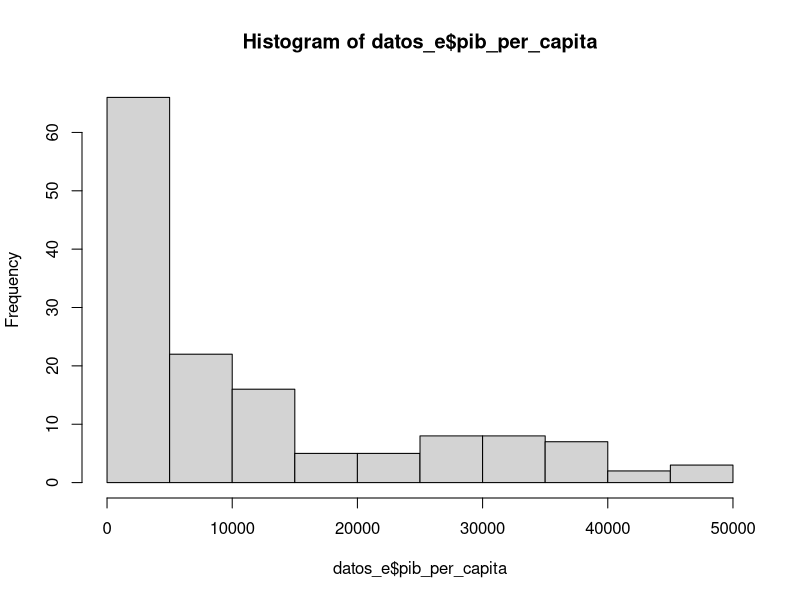
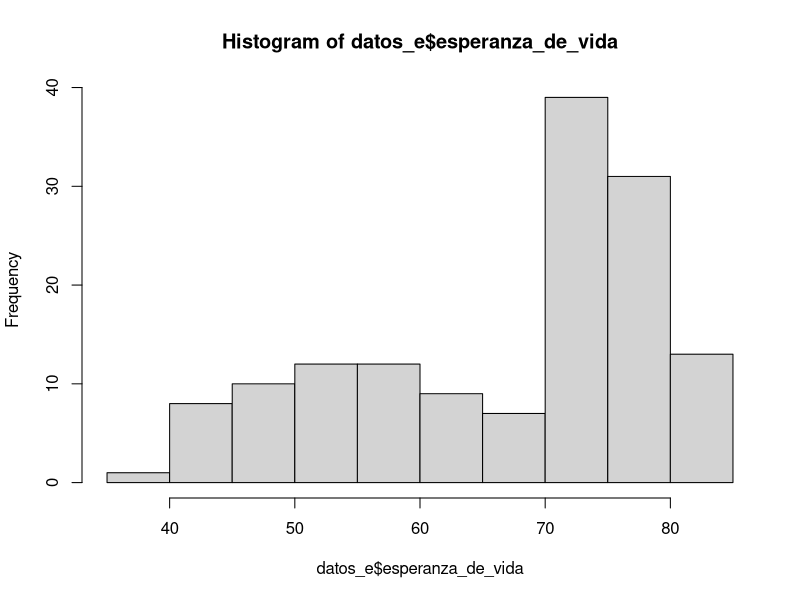
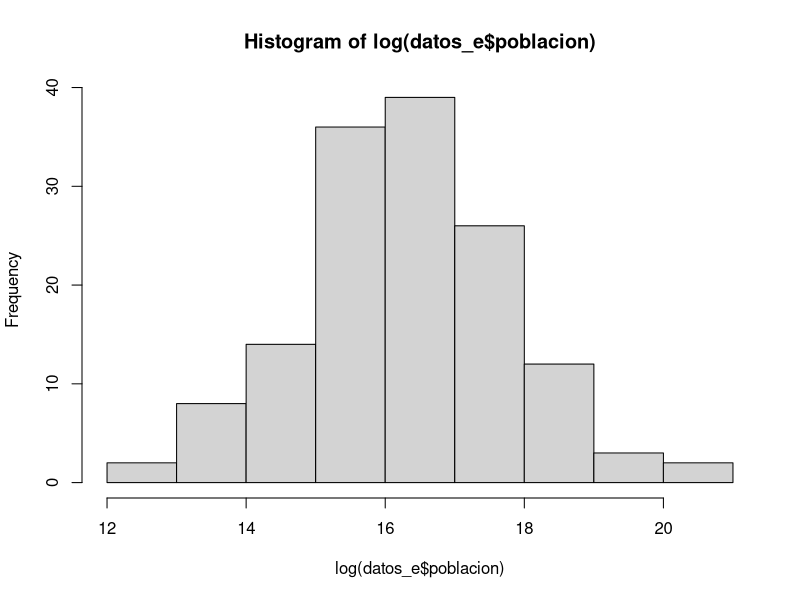

Here is the R script that generated these plots, in order:
# nombre del archivo a mandar por correo:
# nombre_apellido_estadistica_profesor.R
# ejemplo:
# juan_perez_estadistica_beltran.R

# No olvide ejecutar las líneas 6 y 11 antes de empezar el resto del trabajo
library(readxl)

# 1. Use la función read_excel para cargar los datos que se encuentran en el archivo excel 

misdatos <- read_excel("datos_e.xlsx")
datos_e <- misdatos


# 2. Para las variables "pib_per_capita" y "esperanza_de_vida" compute lo siguiente
# 2.1 la media cada una (4 pts)
mean(datos_e$pib_per_capita)
mean(datos_e$esperanza_de_vida)
# 2.2 la desviación estandar de cada una (4 pts)
sd(datos_e$pib_per_capita)
sd(datos_e$esperanza_de_vida)
# 2.3 la cantidad de observaciones (n) de cada una (4 pts)
length(datos_e$pib_per_capita)
length(datos_e$esperanza_de_vida)




# 3. Grafique los histogramas de estas tres variables:
# "pib_per_capita" (2 pto)
hist(datos_e$pib_per_capita)
#"esperanza_de_vida" (2 pto)
hist(datos_e$esperanza_de_vida)
#logaritmo natural de la variable "población" (4 pts).

hist(log(datos_e$poblacion))
# Puede usar cualquier función y paquete de R que grafique histogramas
